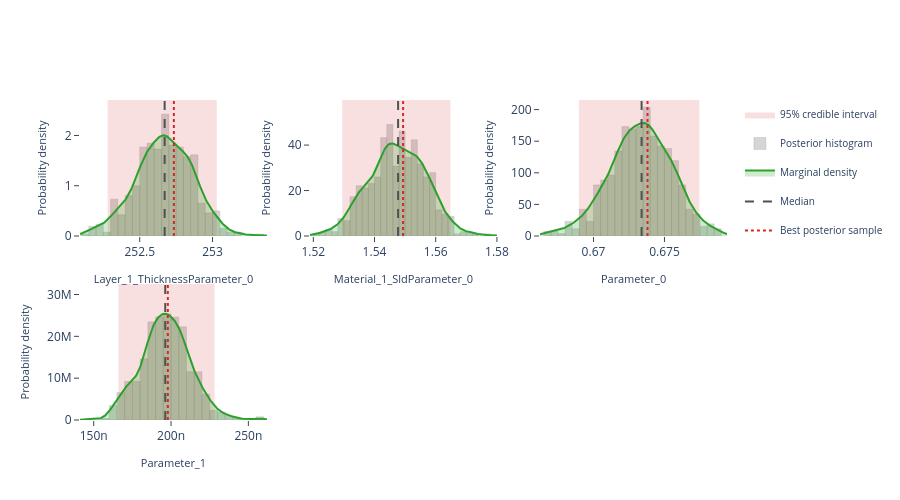

Here is the notebook cell this chart was saved with:
### Markdown cell above
## Interactive posterior plots

The next three cells render the same Plotly figures that are shown on the
Bayesian Posterior tab of the EasyReflectometryApp:

* **Marginals** — per-parameter distribution: histogram + smooth KDE marginal,
  shaded 95% credible interval, and median / best-sample lines
  (`plot_distribution` or `posterior.distribution()`)
* **Corner plot** — pairwise marginals + 2-D contours + scatter (`plot_corner`)
* **Traces** — per-chain trace + marginal histogram (`plot_trace`)

The standalone helpers are called with ``return_figure=True`` so they return a
Plotly ``Figure`` that we render in the notebook with ``fig.show()``; the
``PosteriorResults`` methods return the figure directly.

### Code cell
# ---- Marginal posterior distributions ---------------------------------------
# One panel per free parameter, each overlaying the posterior histogram, a
# smooth Gaussian-KDE marginal, the shaded 95% credible interval, and the
# median / best-sample reference lines.  Mirrors the "Marginals" sub-tab in
# the EasyReflectometryApp.

# The PosteriorResults method passes ``logp`` through automatically so the
# best posterior sample (MAP) line is drawn:
fig = posterior.distribution()
fig.show()

# Standalone equivalent (pass ``logp`` to get the best-sample line):
# fig = plot_distribution(
#     posterior.draws,
#     posterior.param_names,
#     logp=posterior.logp,
#     return_figure=True,
# )
# fig.show()

### Figure 1 — Plotly figure (JSON) as saved in the notebook; plotly's stock layout.template omitted (floating-point values rounded to 4 significant figures; data arrays with more than 128 entries replaced by an {"elided": "..."} marker saying what was removed)
{"data": [{"fill": "toself", "fillcolor": "rgba(214, 39, 40, 0.14)", "hoverinfo": "skip", "legendgroup": "95% credible interval", "line": {"color": "rgba(214, 39, 40, 0.14)", "width": 0}, "mode": "lines", "name": "95% credible interval", "showlegend": true, "type": "scatter", "x": [252.3, 253.0, 253.0, 252.3, 252.3], "xaxis": "x", "y": [0.0, 0.0, 2.705, 2.705, 0.0], "yaxis": "y"}, {"histnorm": "probability density", "hovertemplate": "sample=%{x:.4f}<br>density: %{y:.2f}<extra></extra>", "legendgroup": "histogram", "marker": {"color": "rgba(120, 120, 120, 0.38)", "line": {"color": "rgba(120, 120, 120, 0.24)", "width": 1}}, "name": "Posterior histogram", "nbinsx": 40, "opacity": 0.82, "showlegend": true, "type": "histogram", "x": {"elided": "520 float values"}, "xaxis": "x", "yaxis": "y"}, {"fill": "tozeroy", "fillcolor": "rgba(44, 160, 44, 0.22)", "hovertemplate": "Layer_1_ThicknessParameter_0: %{x:.4f}<br>density: %{y:.4f}<extra></extra>", "legendgroup": "marginal", "line": {"color": "rgb(44, 160, 44)", "width": 2}, "mode": "lines", "name": "Marginal density", "showlegend": true, "type": "scatter", "x": {"elided": "256 float values"}, "xaxis": "x", "y": {"elided": "256 float values"}, "yaxis": "y"}, {"hovertemplate": "Median: %{x:.4f}<extra></extra>", "legendgroup": "Median", "line": {"color": "rgb(80, 80, 80)", "dash": "dash", "width": 2}, "mode": "lines", "name": "Median", "showlegend": true, "type": "scatter", "x": [252.7, 252.7], "xaxis": "x", "y": [0.0, 2.705], "yaxis": "y"}, {"hovertemplate": "Best posterior sample: %{x:.4f}<extra></extra>", "legendgroup": "Best posterior sample", "line": {"color": "rgb(214, 39, 40)", "dash": "dot", "width": 2}, "mode": "lines", "name": "Best posterior sample", "showlegend": true, "type": "scatter", "x": [252.7, 252.7], "xaxis": "x", "y": [0.0, 2.705], "yaxis": "y"}, {"fill": "toself", "fillcolor": "rgba(214, 39, 40, 0.14)", "hoverinfo": "skip", "legendgroup": "95% credible interval", "line": {"color": "rgba(214, 39, 40, 0.14)", "width": 0}, "mode": "lines", "name": "95% credible interval", "showlegend": false, "type": "scatter", "x": [1.529, 1.565, 1.565, 1.529, 1.529], "xaxis": "x2", "y": [0.0, 0.0, 59.84, 59.84, 0.0], "yaxis": "y2"}, {"histnorm": "probability density", "hovertemplate": "sample=%{x:.4f}<br>density: %{y:.2f}<extra></extra>", "legendgroup": "histogram", "marker": {"color": "rgba(120, 120, 120, 0.38)", "line": {"color": "rgba(120, 120, 120, 0.24)", "width": 1}}, "name": "Posterior histogram", "nbinsx": 40, "opacity": 0.82, "showlegend": false, "type": "histogram", "x": {"elided": "520 float values"}, "xaxis": "x2", "yaxis": "y2"}, {"fill": "tozeroy", "fillcolor": "rgba(44, 160, 44, 0.22)", "hovertemplate": "Material_1_SldParameter_0: %{x:.4f}<br>density: %{y:.4f}<extra></extra>", "legendgroup": "marginal", "line": {"color": "rgb(44, 160, 44)", "width": 2}, "mode": "lines", "name": "Marginal density", "showlegend": false, "type": "scatter", "x": {"elided": "256 float values"}, "xaxis": "x2", "y": {"elided": "256 float values"}, "yaxis": "y2"}, {"hovertemplate": "Median: %{x:.4f}<extra></extra>", "legendgroup": "Median", "line": {"color": "rgb(80, 80, 80)", "dash": "dash", "width": 2}, "mode": "lines", "name": "Median", "showlegend": false, "type": "scatter", "x": [1.548, 1.548], "xaxis": "x2", "y": [0.0, 59.84], "yaxis": "y2"}, {"hovertemplate": "Best posterior sample: %{x:.4f}<extra></extra>", "legendgroup": "Best posterior sample", "line": {"color": "rgb(214, 39, 40)", "dash": "dot", "width": 2}, "mode": "lines", "name": "Best posterior sample", "showlegend": false, "type": "scatter", "x": [1.549, 1.549], "xaxis": "x2", "y": [0.0, 59.84], "yaxis": "y2"}, {"fill": "toself", "fillcolor": "rgba(214, 39, 40, 0.14)", "hoverinfo": "skip", "legendgroup": "95% credible interval", "line": {"color": "rgba(214, 39, 40, 0.14)", "width": 0}, "mode": "lines", "name": "95% credible interval", "showlegend": false, "type": "scatter", "x": [0.669, 0.6775, 0.6775, 0.669, 0.669], "xaxis": "x3", "y": [0.0, 0.0, 215.2, 215.2, 0.0], "yaxis": "y3"}, {"histnorm": "probability density", "hovertemplate": "sample=%{x:.4f}<br>density: %{y:.2f}<extra></extra>", "legendgroup": "histogram", "marker": {"color": "rgba(120, 120, 120, 0.38)", "line": {"color": "rgba(120, 120, 120, 0.24)", "width": 1}}, "name": "Posterior histogram", "nbinsx": 40, "opacity": 0.82, "showlegend": false, "type": "histogram", "x": {"elided": "520 float values"}, "xaxis": "x3", "yaxis": "y3"}, {"fill": "tozeroy", "fillcolor": "rgba(44, 160, 44, 0.22)", "hovertemplate": "Parameter_0: %{x:.4f}<br>density: %{y:.4f}<extra></extra>", "legendgroup": "marginal", "line": {"color": "rgb(44, 160, 44)", "width": 2}, "mode": "lines", "name": "Marginal density", "showlegend": false, "type": "scatter", "x": {"elided": "256 float values"}, "xaxis": "x3", "y": {"elided": "256 float values"}, "yaxis": "y3"}, {"hovertemplate": "Median: %{x:.4f}<extra></extra>", "legendgroup": "Median", "line": {"color": "rgb(80, 80, 80)", "dash": "dash", "width": 2}, "mode": "lines", "name": "Median", "showlegend": false, "type": "scatter", "x": [0.6734, 0.6734], "xaxis": "x3", "y": [0.0, 215.2], "yaxis": "y3"}, {"hovertemplate": "Best posterior sample: %{x:.4f}<extra></extra>", "legendgroup": "Best posterior sample", "line": {"color": "rgb(214, 39, 40)", "dash": "dot", "width": 2}, "mode": "lines", "name": "Best posterior sample", "showlegend": false, "type": "scatter", "x": [0.6738, 0.6738], "xaxis": "x3", "y": [0.0, 215.2], "yaxis": "y3"}, {"fill": "toself", "fillcolor": "rgba(214, 39, 40, 0.14)", "hoverinfo": "skip", "legendgroup": "95% credible interval", "line": {"color": "rgba(214, 39, 40, 0.14)", "width": 0}, "mode": "lines", "name": "95% credible interval", "showlegend": false, "type": "scatter", "x": [1.66e-07, 2.282e-07, 2.282e-07, 1.66e-07, 1.66e-07], "xaxis": "x4", "y": [0.0, 0.0, 32510000.0, 32510000.0, 0.0], "yaxis": "y4"}, {"histnorm": "probability density", "hovertemplate": "sample=%{x:.4f}<br>density: %{y:.2f}<extra></extra>", "legendgroup": "histogram", "marker": {"color": "rgba(120, 120, 120, 0.38)", "line": {"color": "rgba(120, 120, 120, 0.24)", "width": 1}}, "name": "Posterior histogram", "nbinsx": 40, "opacity": 0.82, "showlegend": false, "type": "histogram", "x": {"elided": "520 float values"}, "xaxis": "x4", "yaxis": "y4"}, {"fill": "tozeroy", "fillcolor": "rgba(44, 160, 44, 0.22)", "hovertemplate": "Parameter_1: %{x:.4f}<br>density: %{y:.4f}<extra></extra>", "legendgroup": "marginal", "line": {"color": "rgb(44, 160, 44)", "width": 2}, "mode": "lines", "name": "Marginal density", "showlegend": false, "type": "scatter", "x": {"elided": "256 float values"}, "xaxis": "x4", "y": {"elided": "256 float values"}, "yaxis": "y4"}, {"hovertemplate": "Median: %{x:.4f}<extra></extra>", "legendgroup": "Median", "line": {"color": "rgb(80, 80, 80)", "dash": "dash", "width": 2}, "mode": "lines", "name": "Median", "showlegend": false, "type": "scatter", "x": [1.963e-07, 1.963e-07], "xaxis": "x4", "y": [0.0, 32510000.0], "yaxis": "y4"}, {"hovertemplate": "Best posterior sample: %{x:.4f}<extra></extra>", "legendgroup": "Best posterior sample", "line": {"color": "rgb(214, 39, 40)", "dash": "dot", "width": 2}, "mode": "lines", "name": "Best posterior sample", "showlegend": false, "type": "scatter", "x": [1.979e-07, 1.979e-07], "xaxis": "x4", "y": [0.0, 32510000.0], "yaxis": "y4"}], "layout": {"barmode": "overlay", "height": 500, "legend": {"font": {"size": 10}}, "plot_bgcolor": "white", "showlegend": true, "xaxis": {"anchor": "y", "domain": [0.0, 0.2889], "range": [252.1, 253.4], "showgrid": false, "ticks": "outside", "title": {"font": {"size": 11}, "text": "Layer_1_ThicknessParameter_0"}, "zeroline": false}, "xaxis2": {"anchor": "y2", "domain": [0.3556, 0.6444], "range": [1.519, 1.58], "showgrid": false, "ticks": "outside", "title": {"font": {"size": 11}, "text": "Material_1_SldParameter_0"}, "zeroline": false}, "xaxis3": {"anchor": "y3", "domain": [0.7111, 1.0], "range": [0.6662, 0.6794], "showgrid": false, "ticks": "outside", "title": {"font": {"size": 11}, "text": "Parameter_0"}, "zeroline": false}, "xaxis4": {"anchor": "y4", "domain": [0.0, 0.2889], "range": [1.411e-07, 2.62e-07], "showgrid": false, "ticks": "outside", "title": {"font": {"size": 11}, "text": "Parameter_1"}, "zeroline": false}, "xaxis5": {"anchor": "y5", "domain": [0.3556, 0.6444], "showgrid": false, "ticks": "outside", "zeroline": false}, "xaxis6": {"anchor": "y6", "domain": [0.7111, 1.0], "showgrid": false, "ticks": "outside", "zeroline": false}, "yaxis": {"anchor": "x", "domain": [0.575, 1.0], "range": [0.0, 2.705], "showgrid": false, "ticks": "outside", "title": {"font": {"size": 11}, "text": "Probability density"}, "zeroline": false}, "yaxis2": {"anchor": "x2", "domain": [0.575, 1.0], "range": [0.0, 59.84], "showgrid": false, "ticks": "outside", "title": {"font": {"size": 11}, "text": "Probability density"}, "zeroline": false}, "yaxis3": {"anchor": "x3", "domain": [0.575, 1.0], "range": [0.0, 215.2], "showgrid": false, "ticks": "outside", "title": {"font": {"size": 11}, "text": "Probability density"}, "zeroline": false}, "yaxis4": {"anchor": "x4", "domain": [0.0, 0.425], "range": [0.0, 32510000.0], "showgrid": false, "ticks": "outside", "title": {"font": {"size": 11}, "text": "Probability density"}, "zeroline": false}, "yaxis5": {"anchor": "x5", "domain": [0.0, 0.425], "showgrid": false, "ticks": "outside", "zeroline": false}, "yaxis6": {"anchor": "x6", "domain": [0.0, 0.425], "showgrid": false, "ticks": "outside", "zeroline": false}}}
